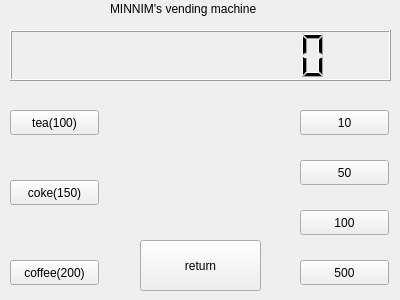
<?xml version="1.0" encoding="UTF-8"?>
<ui version="4.0">
 <class>Widget</class>
 <widget class="QWidget" name="Widget">
  <property name="geometry">
   <rect>
    <x>0</x>
    <y>0</y>
    <width>400</width>
    <height>300</height>
   </rect>
  </property>
  <property name="windowTitle">
   <string>Widget</string>
  </property>
  <widget class="QLabel" name="name">
   <property name="geometry">
    <rect>
     <x>110</x>
     <y>0</y>
     <width>191</width>
     <height>17</height>
    </rect>
   </property>
   <property name="text">
    <string>MINNIM's vending machine</string>
   </property>
  </widget>
  <widget class="QLCDNumber" name="lcdNumber">
   <property name="enabled">
    <bool>true</bool>
   </property>
   <property name="geometry">
    <rect>
     <x>10</x>
     <y>30</y>
     <width>381</width>
     <height>51</height>
    </rect>
   </property>
   <property name="digitCount">
    <number>10</number>
   </property>
   <property name="segmentStyle">
    <enum>QLCDNumber::Filled</enum>
   </property>
   <property name="intValue" stdset="0">
    <number>0</number>
   </property>
  </widget>
  <widget class="QPushButton" name="tea100">
   <property name="geometry">
    <rect>
     <x>10</x>
     <y>110</y>
     <width>89</width>
     <height>25</height>
    </rect>
   </property>
   <property name="text">
    <string>tea(100)</string>
   </property>
  </widget>
  <widget class="QPushButton" name="coffee200">
   <property name="geometry">
    <rect>
     <x>10</x>
     <y>260</y>
     <width>89</width>
     <height>25</height>
    </rect>
   </property>
   <property name="text">
    <string>coffee(200)</string>
   </property>
  </widget>
  <widget class="QPushButton" name="coke150">
   <property name="geometry">
    <rect>
     <x>10</x>
     <y>180</y>
     <width>89</width>
     <height>25</height>
    </rect>
   </property>
   <property name="text">
    <string>coke(150)</string>
   </property>
  </widget>
  <widget class="QPushButton" name="money10">
   <property name="geometry">
    <rect>
     <x>300</x>
     <y>110</y>
     <width>89</width>
     <height>25</height>
    </rect>
   </property>
   <property name="text">
    <string>10</string>
   </property>
  </widget>
  <widget class="QPushButton" name="money100">
   <property name="geometry">
    <rect>
     <x>300</x>
     <y>210</y>
     <width>89</width>
     <height>25</height>
    </rect>
   </property>
   <property name="text">
    <string>100</string>
   </property>
  </widget>
  <widget class="QPushButton" name="money50">
   <property name="geometry">
    <rect>
     <x>300</x>
     <y>160</y>
     <width>89</width>
     <height>25</height>
    </rect>
   </property>
   <property name="text">
    <string>50</string>
   </property>
  </widget>
  <widget class="QPushButton" name="money500">
   <property name="geometry">
    <rect>
     <x>300</x>
     <y>260</y>
     <width>89</width>
     <height>25</height>
    </rect>
   </property>
   <property name="text">
    <string>500</string>
   </property>
  </widget>
  <widget class="QPushButton" name="return_2">
   <property name="geometry">
    <rect>
     <x>140</x>
     <y>240</y>
     <width>121</width>
     <height>51</height>
    </rect>
   </property>
   <property name="text">
    <string>return</string>
   </property>
  </widget>
 </widget>
 <layoutdefault spacing="6" margin="11"/>
 <resources/>
 <connections/>
</ui>
